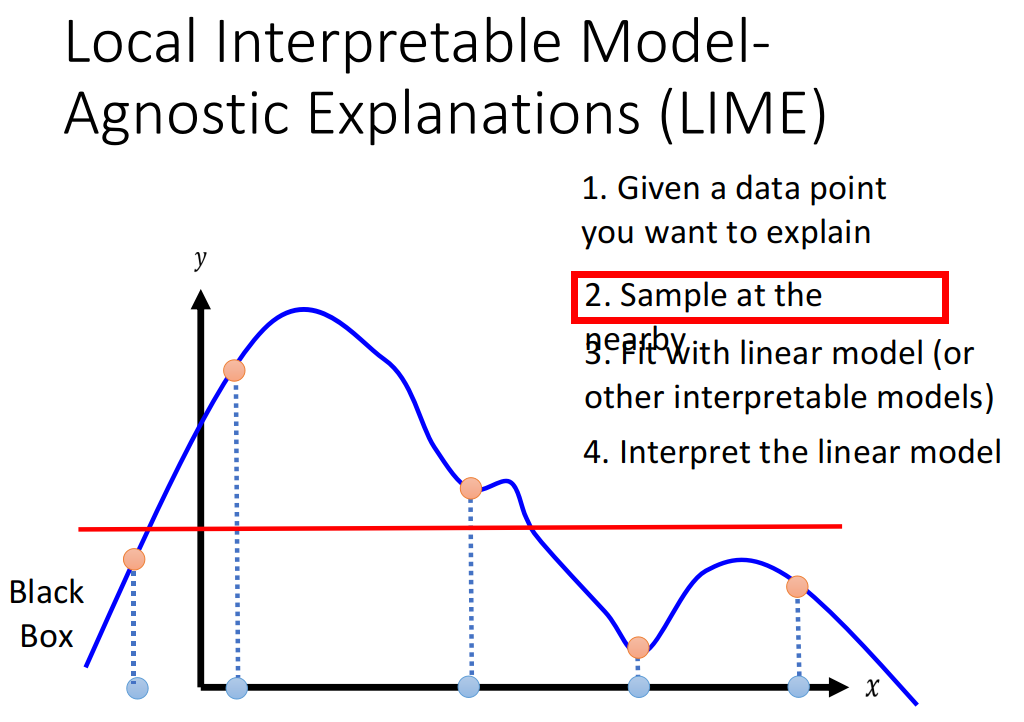
#> input picture 01.png, 1024 x 722 px
$ python cv_utils.py
#> lines starting #> are read from the running program, lines starting #| are printed output that depends on the picture
import cv2
from PIL import Image, ImageDraw, ImageFont
import numpy as np
import time
import keyboard

# [95 lines left out: functions draw_bounding_box_on_image, get_center_position, not called in this run]


def select_roi(img, showCrosshair=True, fromCenter=False):
    """
    Args：
    img 需要处理的图像
    showCrosshair = True  # 是否显示交叉线
    # if true, then from the center
    # if false, then from the left-top
    fromCenter = False  # 是否从中心开始选择

    """
    rect = cv2.selectROI('image', img, showCrosshair, fromCenter)
    # 也可以是 rect = cv2.selectROI('image', img, False, False)#记得改掉上面的语句不要设置为
    # rect = cv2.selectROI('image', img, showCrosshair=False, fromCenter=False)
    # get the ROI
    (x, y, w, h) = rect
    x_min = x
    x_max = x + w
    y_min = y
    y_max = y + h
    img = Image.fromarray(cv2.cvtColor(img, cv2.COLOR_BGR2RGB))

    im_width, im_height = img.size
    x_min_n = x_min/im_width
    x_max_n = x_max/im_width
    y_min_n = y_min/im_height
    y_max_n = y_max/im_height
    return y_min_n, x_min_n, y_max_n, x_max_n


def init_select_roi(img):
    box = []
    roi_number = 0
    while True:
        print("请选择感兴趣区域，确认完成请按Y，否则继续添加")
        rect = select_roi(img)
        img = draw_bounding_box_on_image(img, rect, '%s' % (roi_number + 1))
        box.append(rect)
        print(box)
        name = input('Please select Rois and then press Y button. Otherwise another roi will be added！')
        roi_number += 1
        if name == "y" or name == "Y":
            break
    return box


# [15 lines left out: function show_roi, not called in this run]


if __name__ == '__main__':

    img = cv2.imread("01.png", cv2.IMREAD_COLOR)
#> img is the input picture: shape (722, 1024, 3); mean B, G, R 239.2, 237.2, 240.4
    img = cv2.resize(img,(84,84))
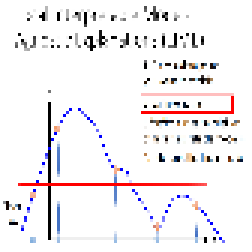
#> img: shape (84, 84, 3) (shown 3 times larger); mean B, G, R 240.1, 238.1, 241.8
#> after the loop in init_select_roi, `while True:`: box = []; roi_number = 0
#> (the run stopped early here; a loop or call above may not have finished)

$ run again, with 00.jpg saved as 01.png
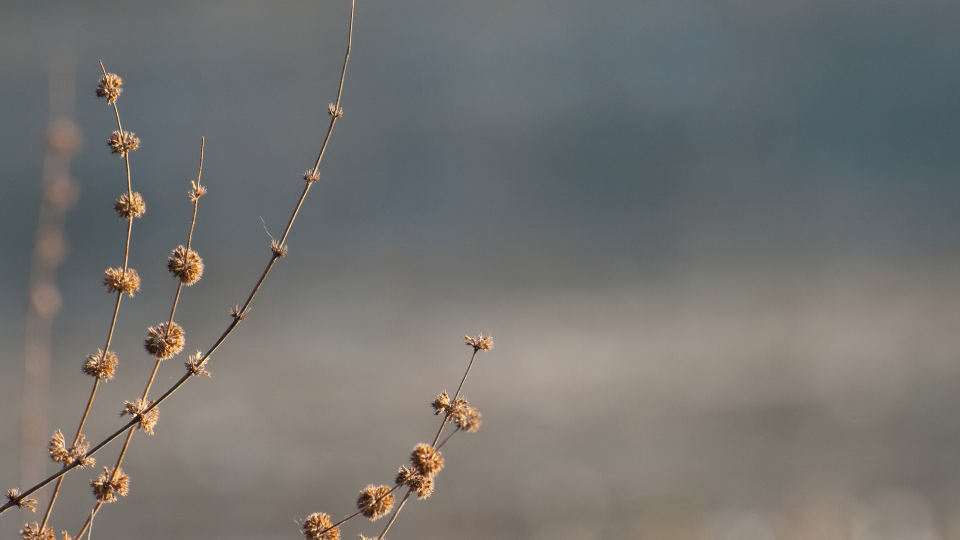
#> input picture 00.jpg, 1920 x 1080 px (shown at 1/2 size)
#> img is the input picture: shape (1080, 1920, 3); mean B, G, R 112.3, 115.2, 116.1
#> `img = cv2.resize(img,(84,84))`:
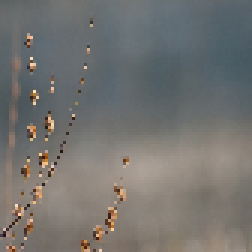
#> img: shape (84, 84, 3) (shown 3 times larger); mean B, G, R 112.2, 115, 115.9
#> after the loop in init_select_roi, `while True:`: box = []; roi_number = 0

$ run again, with image_roi.jpg saved as 01.png
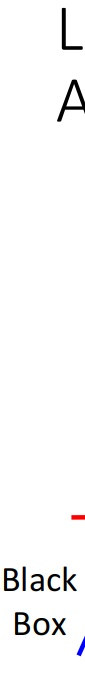
#> input picture image_roi.jpg, 85 x 687 px
#> img is the input picture: shape (687, 85, 3); mean B, G, R 247.7, 247.6, 247.8
#> `img = cv2.resize(img,(84,84))`:
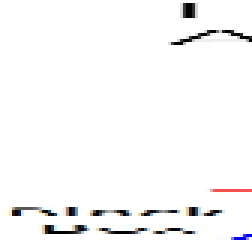
#> img: shape (84, 84, 3) (shown 3 times larger); mean B, G, R 248.2, 248.1, 248.3
#> after the loop in init_select_roi, `while True:`: box = []; roi_number = 0
